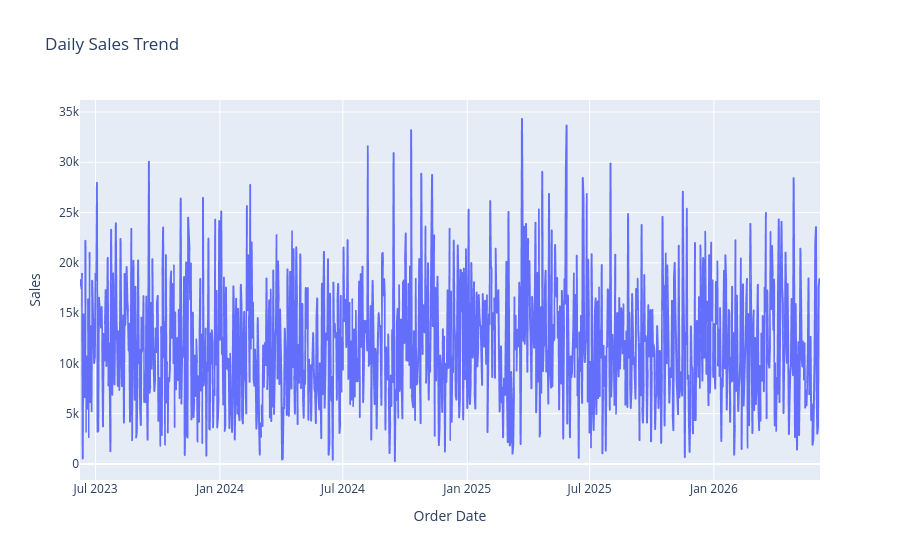

Source (notebook cell):
### Code cell
fig = px.line(
    daily_sales,
    x="Order Date",
    y="Sales",
    title="Daily Sales Trend"
)

fig.show()

### Figure 1 — Plotly figure (JSON) as saved in the notebook; plotly's stock layout.template omitted (floating-point values rounded to 4 significant figures; data arrays with more than 128 entries replaced by an {"elided": "..."} marker saying what was removed)
{"data": [{"hovertemplate": "Order Date=%{x}<br>Sales=%{y}<extra></extra>", "legendgroup": "", "line": {"color": "#636efa", "dash": "solid"}, "marker": {"symbol": "circle"}, "mode": "lines", "name": "", "showlegend": false, "type": "scattergl", "x": {"elided": "1086 str values"}, "xaxis": "x", "y": {"elided": "1086 float values"}, "yaxis": "y"}], "layout": {"legend": {"tracegroupgap": 0}, "title": {"text": "Daily Sales Trend"}, "xaxis": {"anchor": "y", "domain": [0, 1], "title": {"text": "Order Date"}}, "yaxis": {"anchor": "x", "domain": [0, 1], "title": {"text": "Sales"}}}}
